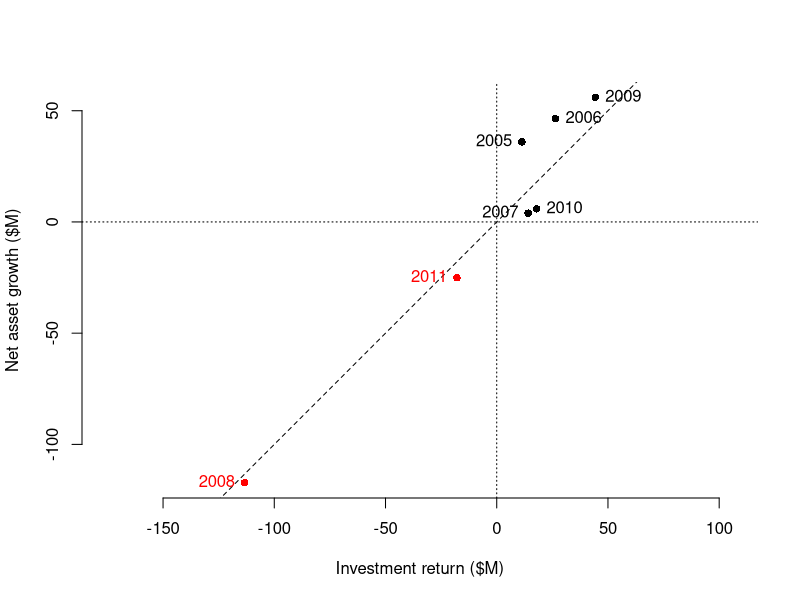
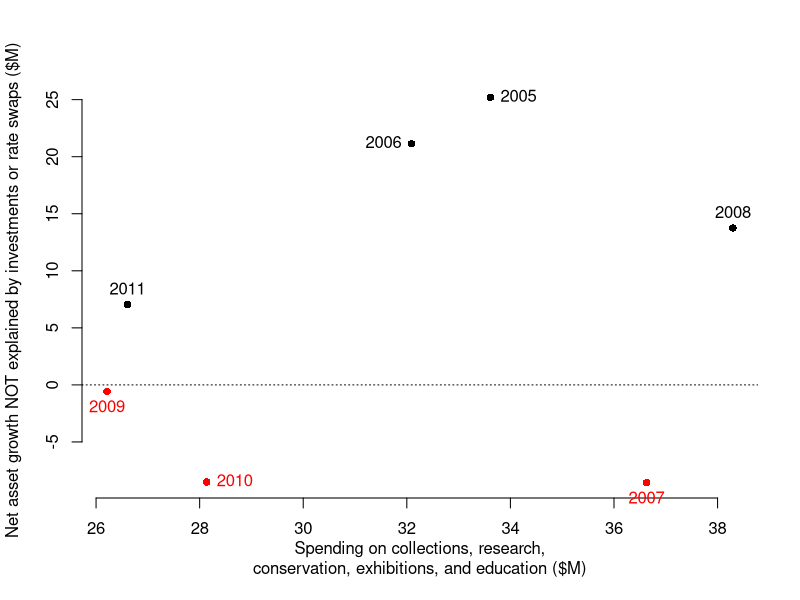
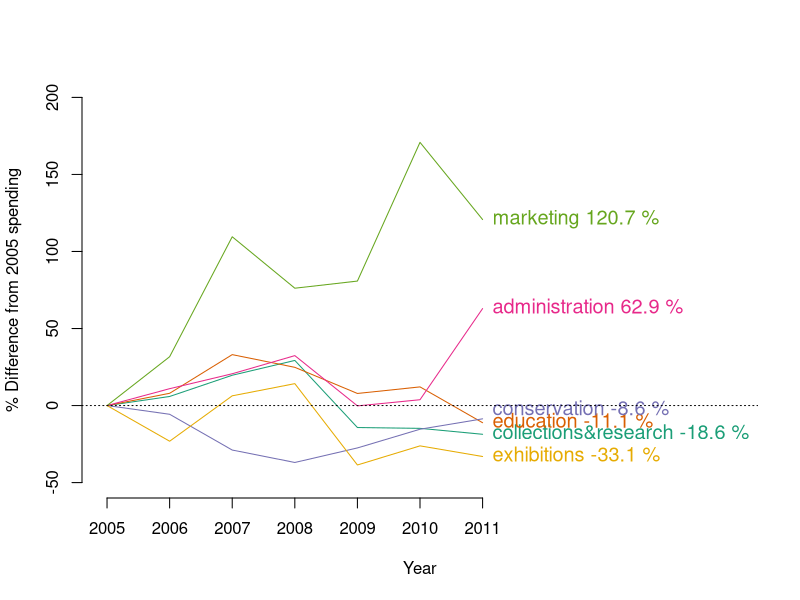
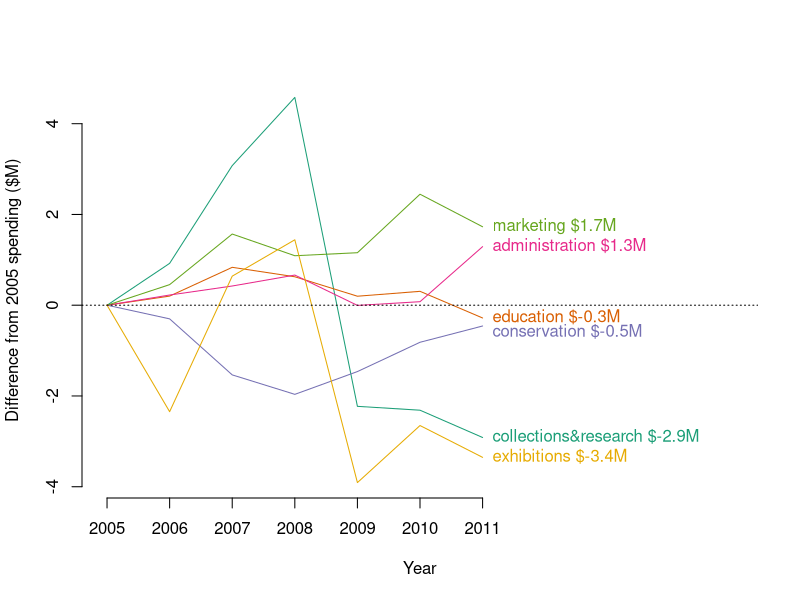
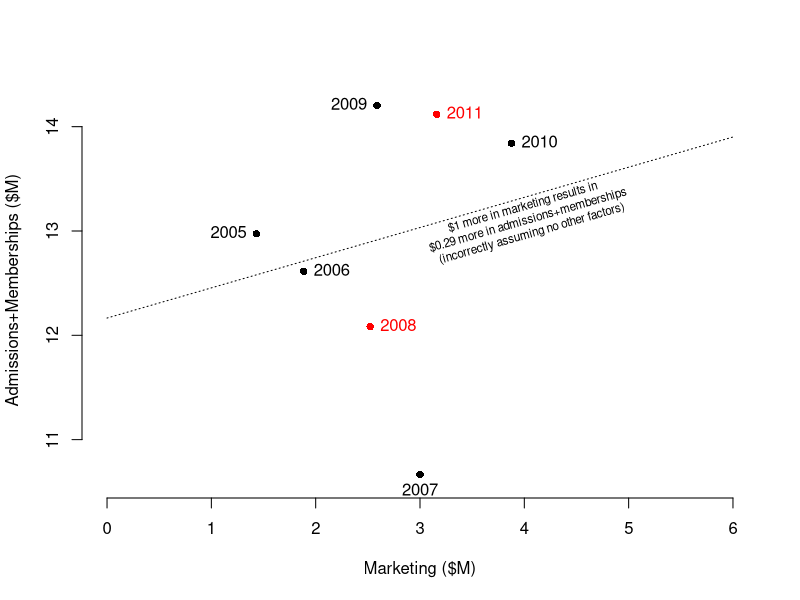

Reproduce these figures in R, in order.
library(plotrix)
library(RColorBrewer)
data <- read.delim("FieldMuseum.txt", stringsAsFactors=FALSE)
money <- data[,which(grepl("X", names(data)))]
money <- apply(money, 2, as.numeric)
money <- data.frame(t(money))
colnames(money) <- data$ShortName

export.type <- "png"

SaveImage <- function(name, export.type) {
  if (export.type=="png") {
    png(file=paste(name, export.type, sep="."), width=700, height=700)
  }
  if (export.type=="pdf") {
    pdf(file=paste(name, export.type, sep="."), width=6, height=6)
    
  }
}

SaveImage("AssetsVsInvestment", export.type)
x <- money$investment_return/1e6
y <- (money$net_assets_ending-money$net_assets_beginning)/1e6
plot(x, y, bty="n", xlab="Investment return ($M)", ylab="Net asset growth ($M)", pch=16, asp=1, col=ifelse(y<0, "red", "black")) 
abline(h=0, lty="dotted")
abline(v=0, lty="dotted")
abline(a=0, b=1, lty="dashed")
thigmophobe.labels(x,y,money$year,col=ifelse(y<0, "red", "black")) 
dev.off()

SaveImage("GrowthResidualsVsMuseumResearchEtc", export.type)
x <- abs(money$collections_research + money$conservation + money$exhibitions + money$education)/1e6
y <- (money$net_assets_ending - money$net_assets_beginning - money$investment_return - money$rate_swaps)/1e6
plot(x, y, bty="n", xlab="Spending on collections, research,\nconservation, exhibitions, and education ($M)", ylab="Net asset growth NOT explained by investments or rate swaps ($M)", pch=16, col=ifelse(y<0, "red", "black"))
abline(h=0, lty="dotted")
thigmophobe.labels(x,y,money$year,col=ifelse(y<0, "red", "black")) 
dev.off()

DiffFromStart <- function(x) {
  x<-abs(x)
  return(x-x[1]) 
}

PercentDiffFromStart <- function(x) {
  x<-abs(x)
  return(100*(x-x[1])/x[1]) 
}


cols2plot<-c("collections_research", "education", "conservation", "administration", "marketing", "exhibitions")
mypalette<-brewer.pal(length(cols2plot),"Dark2")

SaveImage("PercentSpendingChange", export.type)
plot(x=c(2005, 2015), y=range(c(PercentDiffFromStart(money$exhibitions), PercentDiffFromStart(money$collections_research), PercentDiffFromStart(money$education), PercentDiffFromStart(money$conservation), PercentDiffFromStart(money$administration), PercentDiffFromStart(money$marketing))), ylim=c(-50, 200), xlab="Year", ylab="% Difference from 2005 spending", type="n", bty="n",xaxt="n")
axis(side=1, at=money$year, labels=money$year)

label.pos<-rep(NA, length(cols2plot))
label.text<-rep(NA, length(cols2plot))
for (col.index in sequence(length(cols2plot))) {
   y<-PercentDiffFromStart(money[,which(names(money)==cols2plot[col.index])])
   lines(money$year, y, col=mypalette[col.index])
   label.pos[col.index]<-y[length(y)]
   if(cols2plot[col.index]=="conservation") {
     label.pos[col.index]<-(-3)
   }
   label.text[col.index]<-paste(gsub("_","&",cols2plot[col.index]), round(y[length(y)],1), "%")
}
thigmophobe.labels(rep(max(money$year), length(cols2plot)), label.pos, labels=label.text, text.pos=4,  col=mypalette, cex=1.2)
abline(h=0, lty="dotted")
dev.off()

SaveImage("MonetarySpendingChange", export.type)
plot(x=c(2005, 2015), y=range(c(DiffFromStart(money$exhibitions), DiffFromStart(money$collections_research), DiffFromStart(money$education), DiffFromStart(money$conservation), DiffFromStart(money$administration), DiffFromStart(money$marketing))/1e6), xlab="Year", ylab="Difference from 2005 spending ($M)", type="n", bty="n",xaxt="n")
axis(side=1, at=money$year, labels=money$year)

label.pos<-rep(NA, length(cols2plot))
label.text<-rep(NA, length(cols2plot))
for (col.index in sequence(length(cols2plot))) {
  y<-DiffFromStart(money[,which(names(money)==cols2plot[col.index])])/1e6
  lines(money$year, y, col=mypalette[col.index])
  label.pos[col.index]<-y[length(y)]
  label.text[col.index]<-paste(gsub("_","&",cols2plot[col.index]), " $", round(y[length(y)],1), "M", sep="")
  if(cols2plot[col.index]=="conservation") {
    label.pos[col.index]<-(-0.6)
  }
}
abline(h=0, lty="dotted")
thigmophobe.labels(rep(max(money$year), length(cols2plot)), label.pos, labels=label.text, text.pos=4,  col=mypalette)
dev.off()

SaveImage("MarketingImpact", export.type)
x<-abs(money$marketing)/1e6
y<-(money$admissions+money$memberships)/1e6
model<-lm(y~x)
plot(x, y, xlim=c(0,6), bty="n", pch=16, xlab="Marketing ($M)", ylab="Admissions+Memberships ($M)",col=ifelse((money$net_assets_ending-money$net_assets_beginning)<0, "red", "black"), asp=1)
thigmophobe.labels(x,y,money$year,col=ifelse((money$net_assets_ending-money$net_assets_beginning)<0, "red", "black"))
lines(x=c(0,6), y=predict(model, newdata=data.frame(x=c(0,6))), lty="dotted")
text(x=4, y=predict(model, newdata=data.frame(x=4)), labels=paste("$1 more in marketing results in \n$", round(model$coefficients[2], 2), " more in admissions+memberships\n(incorrectly assuming no other factors)", sep=""), srt=atan(model$coefficients[2])/pi*180.0, cex=0.7, pos=1)
dev.off()
